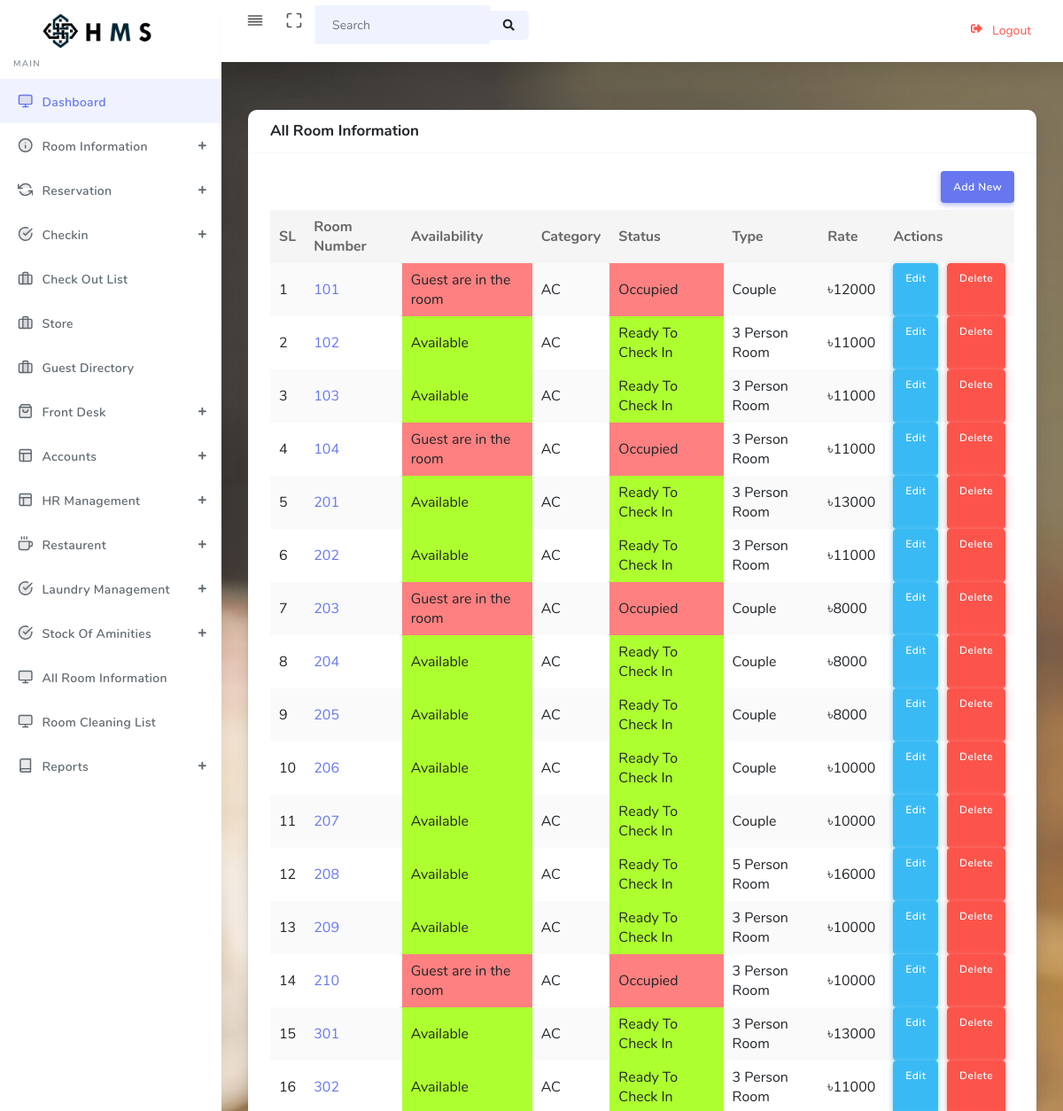
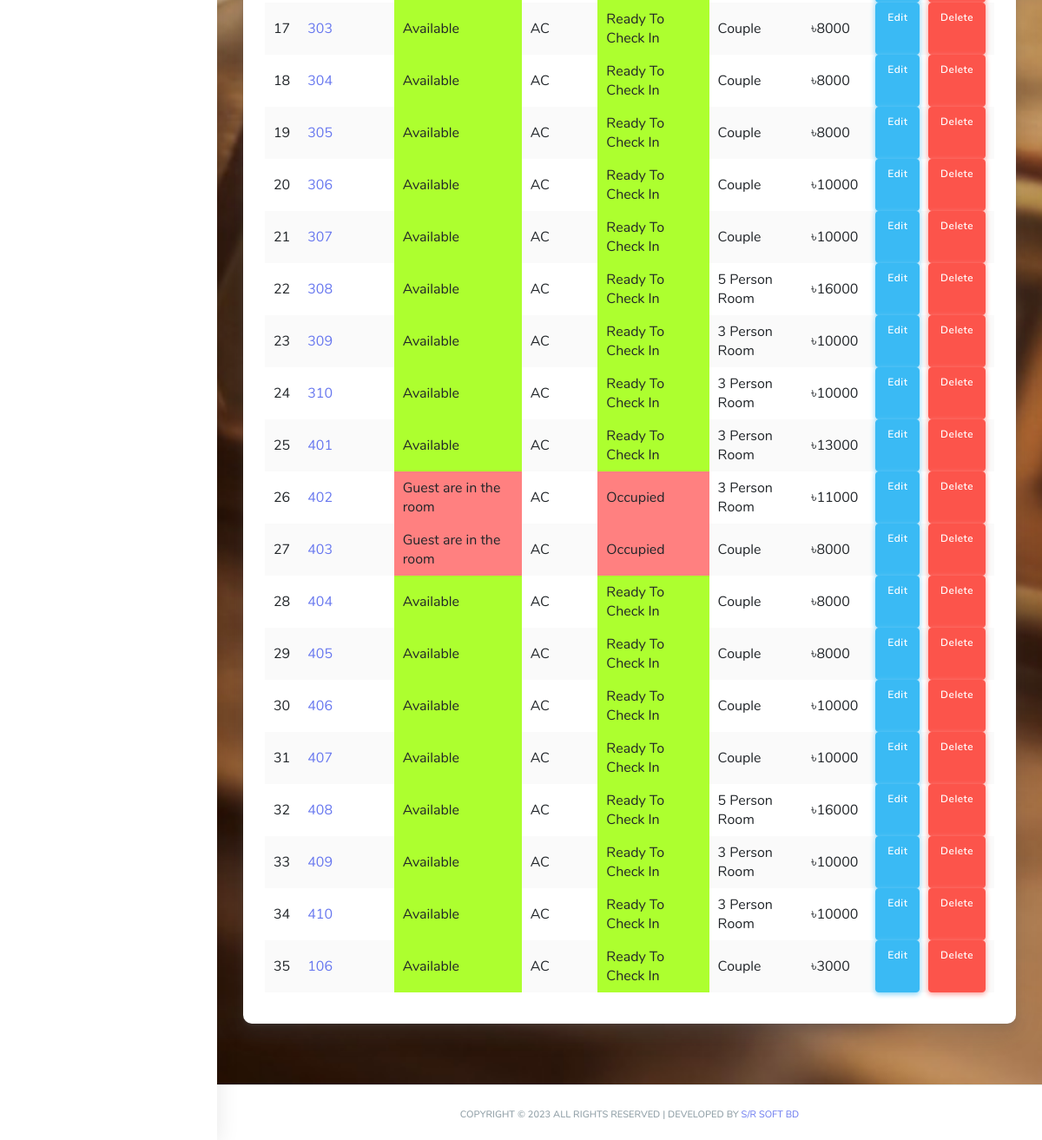
The page /manage_rooms.php?status=All (signed in) on the database its author committed (2 pictures, top to bottom).
### tables this page shows
CREATE TABLE IF NOT EXISTS `room` (
  `id` int(11) NOT NULL AUTO_INCREMENT,
  `room_number` varchar(999) NOT NULL,
  `room_category` varchar(999) NOT NULL,
  `status` varchar(999) NOT NULL,
  `available_for` varchar(999) NOT NULL,
  `room_rate` int(11) NOT NULL,
  `hotel_name` varchar(255) DEFAULT NULL,
  PRIMARY KEY (`id`)
);

### session.php (called while the page is built, shortened)
<?php
$conn = mysqli_connect("localhost", "unicoit_hms_admin", "123@jAmifree", "unicoit_hms");
$user_check = $_SESSION['login_user'];
$query = "SELECT username from admin where username = '$user_check'";
$ses_sql = mysqli_query($conn, $query);
$row = mysqli_fetch_assoc($ses_sql);
$login_session = $row['username'];

### manage_rooms.php (the view, shortened to what this page needs)
<?php include 'header.php';
$status = $_GET['status'];
?>
<section class="section">
    <div class="section-body">
        <div class="row">
            <div class="col-12">
                <div class="card">
                    <div class="card-header">
                        <h4 class="text-center"><?php echo $status; ?> Room Information</h4>
                    </div>
                    <div class="card-body">
                        <div class="table-responsive">
                            <div class="text-right">
                                <a href="room_add.php" class="btn btn-icon icon-left btn-primary"> Add New</a>
                            </div>
                            <table class="table table-striped table-hover" id="tableExport" style="width:100%;">
                                <thead>
                                    <tr>
                                        <th>SL</th>
                                        <th>Room Number</th>
                                        <th>Availability</th>
                                        <th>Category</th>
                                        <th>Status</th>
                                        <th>Type</th>
                                        <th>Rate</th>
                                        <th>Actions</th>
                                    </tr>
                                </thead>
                                <tbody>
                                    <?php
                                    if ($status == "All") {
                                        $sl = 1;
                                        $sql = "SELECT * FROM room where hotel_name='$hotel' order by id ASC";
                                        $result = $conn->query($sql);
                                        if ($result->num_rows > 0) {
                                            while ($row = $result->fetch_assoc()) {
                                                $availability = $row['status'];
                                                if ($availability == 'Ready To Check In') {
                                                    $availability = "Available";
                                                    $background_color = "#ADFF2F";
                                                }
                                                if ($availability == 'Occupied') {
                                                    $availability = "Guest are  in the  room";
                                                    $background_color = "#ff8080";
                                                }
                                    ?>
                                    <tr>
                                        <td><?php echo $sl++; ?></td>
                                        <td><a href="rooms_pictures.php"><?php echo $row['room_number']; ?></a></td>
                                        <td style="background-color:<?php echo $background_color; ?>"><?php echo $availability; ?></td>
                                        <td><?php echo $row['room_category']; ?></td>
                                        <td style="background-color:<?php echo $background_color; ?>"><?php echo $row['status']; ?></td>
                                        <td><?php echo $row['available_for']; ?></td>
                                        <td>৳<?php echo $row['room_rate']; ?></td>
                                        <td style="display: inline-flex;">
                                            <a href="edit_room.php?id=<?php echo $row['id']; ?>"
                                                class="btn btn-icon btn-info custom_btn_info">Edit</a>
                                            <a href="delete_room.php?id=<?php echo $row['id']; ?>" class="btn btn-danger "
                                                style="margin-left:10px">Delete</a>
                                        </td>
                                    </tr>
                                    <?php }
                                        }
                                    } ?>
                                </tbody>
                            </table>
                        </div>
                    </div>
                </div>
            </div>
        </div>
    </div>
</section>
<?php include 'footer.php'; ?>

### rows shown on the page
room: room_number "101", status "Guest are in the room", room_category "AC", status "Occupied", available_for "Couple", room_rate "12000"
room: room_number "102", status "Available", room_category "AC", status "Ready To Check In", available_for "3 Person Room", room_rate "11000"
room: room_number "103", status "Available", room_category "AC", status "Ready To Check In", available_for "3 Person Room", room_rate "11000"
room: room_number "104", status "Guest are in the room", room_category "AC", status "Occupied", available_for "3 Person Room", room_rate "11000"
room: room_number "201", status "Available", room_category "AC", status "Ready To Check In", available_for "3 Person Room", room_rate "13000"
room: room_number "202", status "Available", room_category "AC", status "Ready To Check In", available_for "3 Person Room", room_rate "11000"
room: room_number "203", status "Guest are in the room", room_category "AC", status "Occupied", available_for "Couple", room_rate "8000"
room: room_number "204", status "Available", room_category "AC", status "Ready To Check In", available_for "Couple", room_rate "8000"
room: room_number "205", status "Available", room_category "AC", status "Ready To Check In", available_for "Couple", room_rate "8000"
room: room_number "206", status "Available", room_category "AC", status "Ready To Check In", available_for "Couple", room_rate "10000"
room: room_number "207", status "Available", room_category "AC", status "Ready To Check In", available_for "Couple", room_rate "10000"
room: room_number "208", status "Available", room_category "AC", status "Ready To Check In", available_for "5 Person Room", room_rate "16000"
room: room_number "209", status "Available", room_category "AC", status "Ready To Check In", available_for "3 Person Room", room_rate "10000"
room: room_number "210", status "Guest are in the room", room_category "AC", status "Occupied", available_for "3 Person Room", room_rate "10000"
room: room_number "301", status "Available", room_category "AC", status "Ready To Check In", available_for "3 Person Room", room_rate "13000"
room: room_number "302", status "Available", room_category "AC", status "Ready To Check In", available_for "3 Person Room", room_rate "11000"
room: room_number "303", status "Available", room_category "AC", status "Ready To Check In", available_for "Couple", room_rate "8000"
room: room_number "304", status "Available", room_category "AC", status "Ready To Check In", available_for "Couple", room_rate "8000"
room: room_number "305", status "Available", room_category "AC", status "Ready To Check In", available_for "Couple", room_rate "8000"
room: room_number "306", status "Available", room_category "AC", status "Ready To Check In", available_for "Couple", room_rate "10000"
room: room_number "307", status "Available", room_category "AC", status "Ready To Check In", available_for "Couple", room_rate "10000"
room: room_number "308", status "Available", room_category "AC", status "Ready To Check In", available_for "5 Person Room", room_rate "16000"
room: room_number "309", status "Available", room_category "AC", status "Ready To Check In", available_for "3 Person Room", room_rate "10000"
room: room_number "310", status "Available", room_category "AC", status "Ready To Check In", available_for "3 Person Room", room_rate "10000"
room: room_number "401", status "Available", room_category "AC", status "Ready To Check In", available_for "3 Person Room", room_rate "13000"
room: room_number "402", status "Guest are in the room", room_category "AC", status "Occupied", available_for "3 Person Room", room_rate "11000"
room: room_number "403", status "Guest are in the room", room_category "AC", status "Occupied", available_for "Couple", room_rate "8000"
room: room_number "404", status "Available", room_category "AC", status "Ready To Check In", available_for "Couple", room_rate "8000"
room: room_number "405", status "Available", room_category "AC", status "Ready To Check In", available_for "Couple", room_rate "8000"
room: room_number "406", status "Available", room_category "AC", status "Ready To Check In", available_for "Couple", room_rate "10000"
room: room_number "407", status "Available", room_category "AC", status "Ready To Check In", available_for "Couple", room_rate "10000"
room: room_number "408", status "Available", room_category "AC", status "Ready To Check In", available_for "5 Person Room", room_rate "16000"
room: room_number "409", status "Available", room_category "AC", status "Ready To Check In", available_for "3 Person Room", room_rate "10000"
room: room_number "410", status "Available", room_category "AC", status "Ready To Check In", available_for "3 Person Room", room_rate "10000"
room: room_number "106", status "Available", room_category "AC", status "Ready To Check In", available_for "Couple", room_rate "3000"

### other values the page prints
$status "All"
